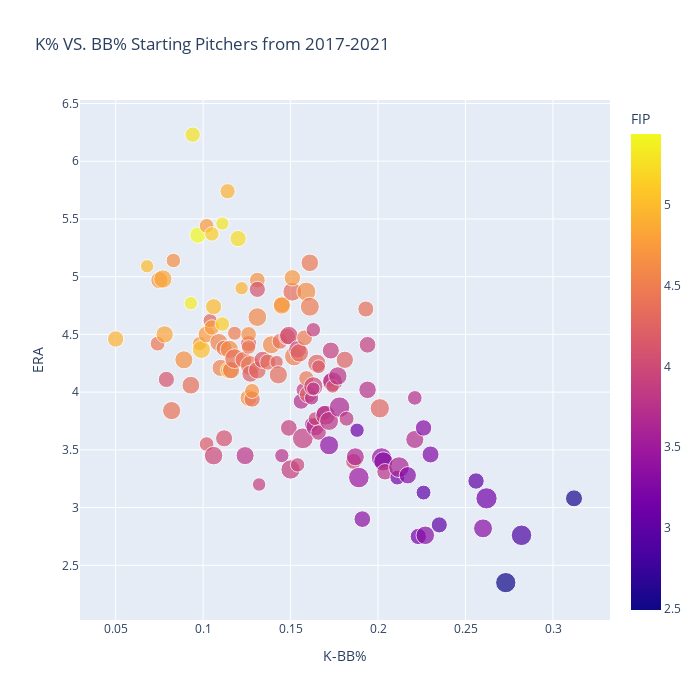

The notebook cell this image was saved under:
### Code cell
fig = px.scatter(fg_sav.sort_values(by = 'K-BB%',ascending = True), x="K-BB%", y="ERA",
                 size = 'pitch_count',color ="FIP",
                 hover_name="Name", log_x=False, size_max=15, width=700, height=700,
                 title = "K% VS. BB% Starting Pitchers from 2017-2021")


#px.plot()

fig.show()

### Figure 1 — Plotly figure (JSON) as saved in the notebook; plotly's stock layout.template omitted (floating-point values rounded to 4 significant figures; data arrays with more than 128 entries replaced by an {"elided": "..."} marker saying what was removed)
{"data": [{"hovertemplate": "<b>%{hovertext}</b><br><br>K-BB%=%{x}<br>ERA=%{y}<br>pitch_count=%{marker.size}<br>FIP=%{marker.color}<extra></extra>", "hovertext": {"elided": "132 str values"}, "legendgroup": "", "marker": {"color": {"elided": "132 float values"}, "coloraxis": "coloraxis", "size": {"elided": "132 int values"}, "sizemode": "area", "sizeref": 58.24, "symbol": "circle"}, "mode": "markers", "name": "", "orientation": "v", "showlegend": false, "type": "scatter", "x": {"elided": "132 float values"}, "xaxis": "x", "y": {"elided": "132 float values"}, "yaxis": "y"}], "layout": {"coloraxis": {"colorbar": {"title": {"text": "FIP"}}, "colorscale": [[0, "#0d0887"], [0.1111, "#46039f"], [0.2222, "#7201a8"], [0.3333, "#9c179e"], [0.4444, "#bd3786"], [0.5556, "#d8576b"], [0.6667, "#ed7953"], [0.7778, "#fb9f3a"], [0.8889, "#fdca26"], [1, "#f0f921"]]}, "height": 700, "legend": {"itemsizing": "constant", "tracegroupgap": 0}, "title": {"text": "K% VS. BB% Starting Pitchers from 2017-2021"}, "width": 700, "xaxis": {"anchor": "y", "domain": [0, 1], "title": {"text": "K-BB%"}}, "yaxis": {"anchor": "x", "domain": [0, 1], "title": {"text": "ERA"}}}}
